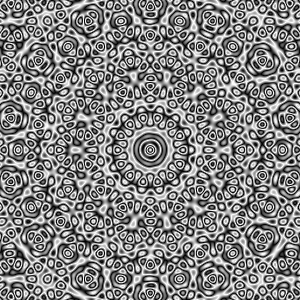
Frame 1 (no input)
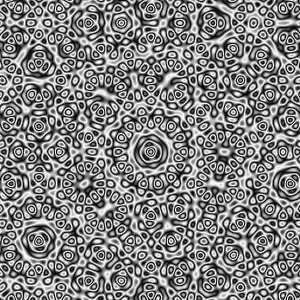
Frame 60 (the mouse pressed at the canvas centre just before this capture)
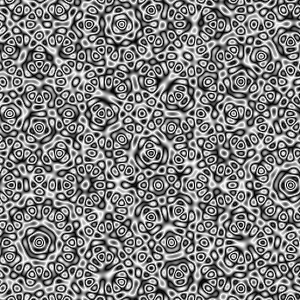
Frame 120 (the mouse held since frame 60 and released just before this capture)

The Processing sketch that drew these frames (run headless with seeded random() and noise(); from frame 60 on, the mouse is pressed at the canvas centre):

// Processing sketch: processing_146053
// ── processing_146053.pde


//
// Conversione in Processing di "Quasicrystals as sums of waves in the plane"
// http://mainisusuallyafunction.blogspot.it/2011/10/quasicrystals-as-sums-of-waves-in-plane.html
//

float dimPix = 0.5;
int numeroLivelli = 7;

float passoOrientamenti = PI / numeroLivelli;

int xPixMax;
int yPixMax;

void setup()
{
  size(300, 300);
  xPixMax = width / 2;
  yPixMax = height / 2;

  loadPixels();
}

void draw()
{
  float tempo = frameCount*0.2;
  
  int iPix = 0;
  for (int yPix = -yPixMax;  yPix < yPixMax;  yPix++)
  {
    float y = yPix*dimPix;

    for (int xPix = -xPixMax;  xPix < xPixMax;  xPix++, iPix++) 
    {
      float x = xPix*dimPix;              

      float orientamento = 0.0;
      float seno;
      float coseno;
      float somma = 0;

      for (int i = 0; i < numeroLivelli; i++) {
        seno = sin(orientamento);
        coseno = cos(orientamento);
        somma += (cos( coseno*x + seno*y + tempo) + 1.0) / 2.0;
        orientamento += passoOrientamenti;
      }
      
      int interoSomma = floor(somma);
      float decimaliSomma = somma - interoSomma;
      somma = (interoSomma % 2) == 0 ? decimaliSomma : 1.0 - decimaliSomma; 

      pixels[iPix] = color(somma*256); 
    }
  } 
  updatePixels();
}
